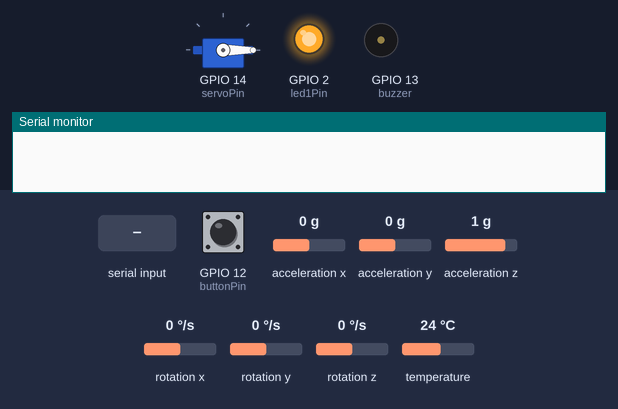
The sketch below on a simulated ESP32. On the bench: servo, output pins drawn as LEDs (lit = HIGH), buzzer (waves = sounding, pin HIGH), the last lines printed to the serial monitor. The inputs (shaded band) are chosen by the test bench; at power-on: GPIO 12 (buttonPin) LOW, acceleration z 1 g, acceleration x 0 g, acceleration y 0 g, rotation x 0 °/s, rotation y 0 °/s, rotation z 0 °/s, temperature 24 °C.

Above: at 1.2 s.
1.3 s: GPIO 12 (buttonPin) pulled HIGH for 0.15 s
At 3.2 s:
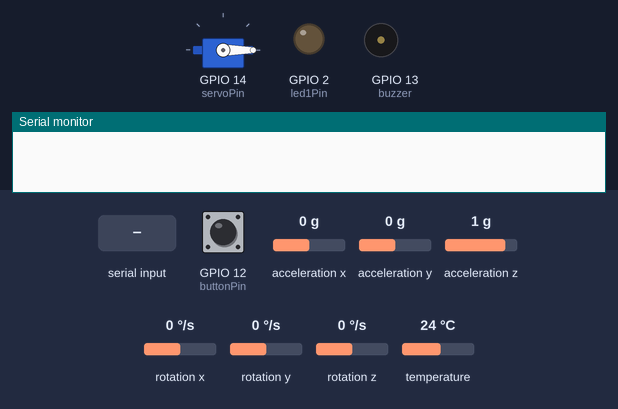
3.8 s: acceleration z set to -0.2 g
6.2 s: acceleration z set to -0.5 g
At 6.3 s:
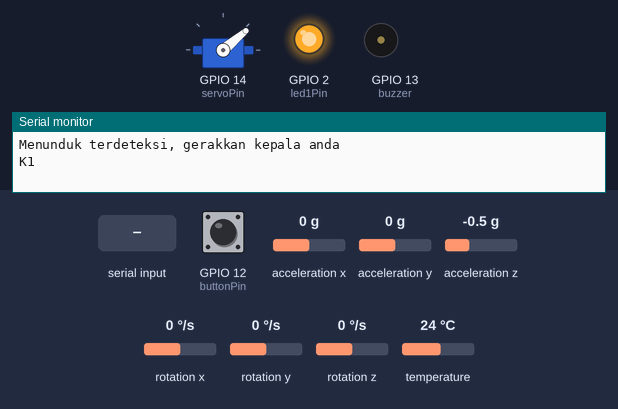
9.2 s: acceleration z set to 0.8 g
At 9.8 s:
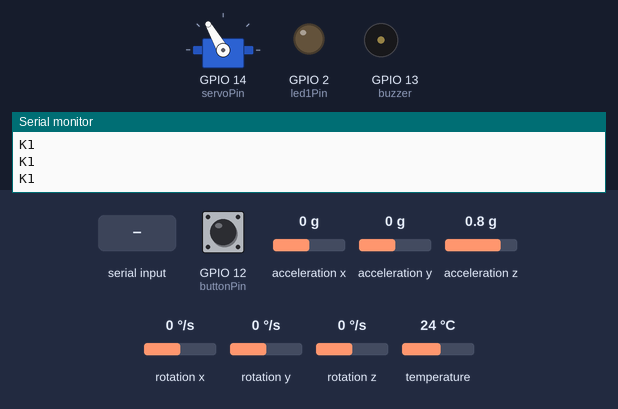
12.2 s: GPIO 12 (buttonPin) pulled HIGH for 1 s
At 12.6 s:
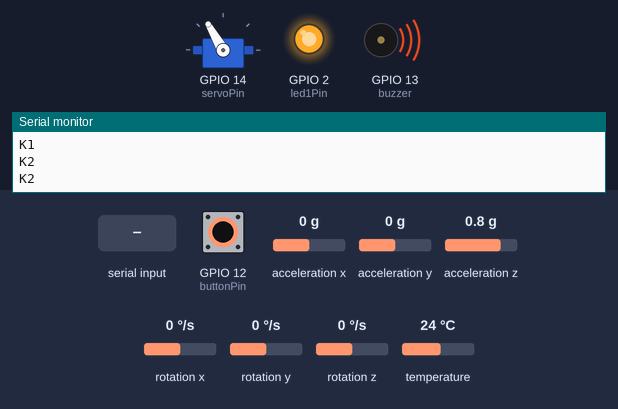
15.2 s: "S90\n" received over Serial
At 16.8 s:
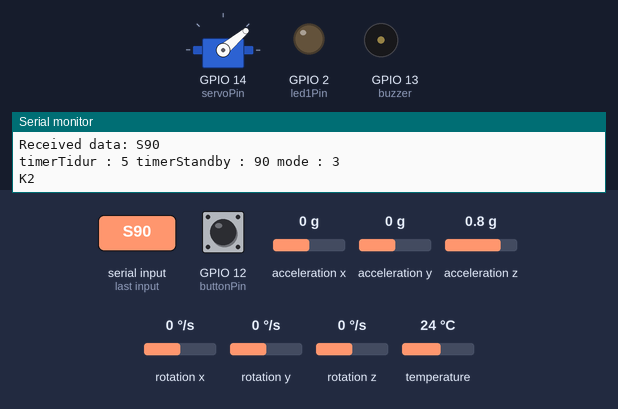
Timing chart, 0 to 18.3 s (numbered marks = the images above; inputs shaded):
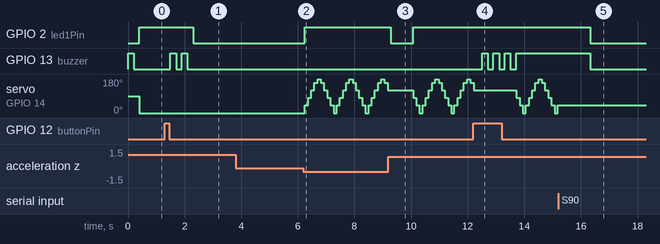

The sketch:

SSD_V3.ino
```cpp
// -------------------------------------------------------------------------------------------------------------

// IMPORT LIBRARY
#include <Adafruit_MPU6050.h>
#include <Adafruit_Sensor.h>
#include <Wire.h>
#include <Servo.h>

// BUAT STRUKTUR DATA
int timerTidur = 5;
int timerStandby = 10;
int mode = 1;               // Variabel untuk menyimpan mode saat ini
String incomingData = "";

// Template Send DAta
unsigned long previousMillis = 0;
const unsigned long interval = 1500;
String kondisi = "";
String tmpKondisi = "";
String sendKondisi = "";

// ALOKASI PIN
const int buttonPin = 12;    // Pin untuk push button
const int buzzer = 13;
const int led1Pin = 2;

// VARIABEL AWAL
// Variabel Input
int buttonState = 0;        // Variabel untuk menyimpan status button
int lastbuttonState = 0;
bool isSleep = false;

// Variabel Gyro
#define THRESHOLD_ANGLE -2.5
#define THRESHOLD_ACCELERATION 1

// Setup Servo
Servo servoMotor;
int servoPin = 14;
int pos = 0;
int increment = 40;

// SETUP VARIABEL GYRO
int headAngle = 0;
int headAccel = 0;
int lastHeadAngle = 0;
int lastHeadAccel = 0;
unsigned long lastUpdateTime = 0;
bool moving = true;

Adafruit_MPU6050 mpu;


// SETUP
void setup() {
  Serial.begin(9600);

  // INISIASI PIN INPUT DAN OUTPUT
  pinMode(buttonPin, INPUT);  // Inisialisasi buttonPin sebagai input
  pinMode(led1Pin, OUTPUT);
  pinMode(buzzer, OUTPUT);

  // SETUP SERVO
  servoMotor.attach(servoPin);

  // INISIASI GYRO SENSOR
  // Memastikan Koneksi
  if (!mpu.begin()) {
    Serial.println("Gagal terkoneksi MPU6050");
    while (1) {
      delay(10);
    }
  }
  // Inisiasi Parameter
  mpu.setHighPassFilter(MPU6050_HIGHPASS_0_63_HZ);
  mpu.setMotionDetectionThreshold(1);
  mpu.setMotionDetectionDuration(20);
  mpu.setInterruptPinLatch(true);	// Keep it latched.  Will turn off when reinitialized.
  mpu.setInterruptPinPolarity(true);
  mpu.setMotionInterrupt(true);

}

// FUNGSI MENDETEKSI APAKAH USER BERGERAK
bool isMoving(){

  if (abs(headAccel - lastHeadAccel) >= THRESHOLD_ACCELERATION) {
    return true;
  }
  return false;

}

// FUNGSI APAKAH USER MENUNDUK
bool isHeadBelowThreshold() {
  if (headAngle <= THRESHOLD_ANGLE) {
    return true;
  }
  return false;
}

// LOOP
void loop() {
  buttonState = digitalRead(buttonPin);  // Baca status button

  // Selalu update nilai string yang baru diterima oleh bluetooth
  if (Serial.available() > 0) {
    incomingData = Serial.readString();  // Read the incoming data from the serial buffer
    updateVariables(); // Jalankan fungsi updateVariables() untuk memperbarui nilai variabel sesuai dengan incomingData
    Serial.println("Received data: " + incomingData);  // Print the incoming data to the serial console
    Serial.print("timerTidur : ");
    Serial.print(timerTidur);
    Serial.print(" timerStandby : ");
    Serial.print(timerStandby);
    Serial.print(" mode : ");
    Serial.println(mode);
  }

  // PROGRAM MENENTUKAN MODE
  if (buttonState == HIGH) {   // Jika button ditekan
    mode = (mode % 3) + 1; // Tambah mode
    delay(200); // Tunggu 200 millisecond untuk debouncing
  }

  // Gunakan switch case untuk mengatur tindakan berdasarkan mode
  switch (mode) {
    case 1:
      // Bunyikan Buzzer 1 kali
      buzzerOn(1);

      // Tindakan untuk mode 1, Reset nilai
      digitalWrite(led1Pin, HIGH);
      servoMotor.write(0);
      digitalWrite(buzzer, LOW);

      break;
    case 2:
      // Bunyikan Buzzer 2 kali
      buzzerOn(2);
      // Tindakan untuk mode 2
      mainSSD(false);
      break;
    case 3:
      // Bunyikan Buzzer 3 kali
      buzzerOn(3);

      // Tindakan untuk mode 2
      mainSSD(true);
      break;
  }
}

// MAIN PROGRAM SSD
void  mainSSD(bool buzz) {

  /* Get new sensor events with the readings */
  sensors_event_t a, g, temp;
  mpu.getEvent(&a, &g, &temp);

  headAngle = a.acceleration.z;
  headAccel = sqrt(sq(g.gyro.x) + sq(g.gyro.y) + sq(g.gyro.z));

  /* Print out the values */
  // Serial.print("AccelX:");
  // Serial.print(a.acceleration.x);
  // Serial.print(",");
  // Serial.print("AccelY:");
  // Serial.print(a.acceleration.y);
  // Serial.print(",");
  // Serial.print("AccelZ:");
  // Serial.print(a.acceleration.z);
  // Serial.print(", ");
  // Serial.print("GyroX:");
  // Serial.print(g.gyro.x);
  // Serial.print(",");
  // Serial.print("GyroY:");
  // Serial.print(g.gyro.y);
  // Serial.print(",");
  // Serial.print("GyroZ:");
  // Serial.print(g.gyro.z);
  // Serial.print(",");
  // Serial.print("headAngle:");
  // Serial.print(headAngle);
  // Serial.print(",");
  // Serial.print("headAccel:");
  // Serial.print(headAccel);
  // Serial.println(" ");

  delay(10);

  // INISIASI WAKTU SEKARANG
  unsigned long currentTime = millis();
  unsigned long timeDiff = currentTime - lastUpdateTime;

  moving = isMoving();

  if (moving) {
    lastUpdateTime = currentTime;
    kondisi = "Kepala terdeteksi bergerak";
    sendKondisi = "K0";
    digitalWrite(led1Pin, HIGH);
    servoMotor.write(0);
  }

  if (!moving) {

    digitalWrite(led1Pin, LOW);
    digitalWrite(buzzer, LOW);

    if (isHeadBelowThreshold() == true && timeDiff > timerTidur * 1000){
      swipe();
      digitalWrite(led1Pin, HIGH);
      kondisi = "Menunduk terdeteksi, gerakkan kepala anda";
      sendKondisi = "K1";

      // Jika Buzz di atur On
      if(buzz){
        digitalWrite(buzzer, HIGH);
      }
      //Update value isSleep
      isSleep = true;

    }
    else if (isHeadBelowThreshold() == false && timeDiff > timerStandby * 1000)
    {
      swipe();
      digitalWrite(led1Pin, HIGH);
      kondisi = "Idle terdeteksi, gerakkan kepala anda";
      sendKondisi = "K2";

      // JIka BUzz on
      if(buzz){
        digitalWrite(buzzer, HIGH);
      }
      //Update value isSleep
      isSleep = true;
    }

    else{

      //Update value isSleep
      isSleep = false;

    }


  if( kondisi != tmpKondisi){
      tmpKondisi = kondisi;
      Serial.println(kondisi);
      Serial.println("K1");
    }
  }

  unsigned long currentMillis = millis();
  if (currentMillis - previousMillis >= interval) {
    previousMillis = currentMillis;
    Serial.println(sendKondisi);
  }


  lastHeadAngle = headAngle;
  lastHeadAccel = headAccel;
  delay(100);
}

// FUNGSI PENGGERAK SERVO
void swipe() {
  pos += increment;
  if (pos >= 180 || pos <= 0) {
    increment = -increment;
  }
  servoMotor.write(pos);
}

// PROSEDUR MEMBUNYIKAN BUZZER SEBANYAK N KALI
void buzzerOn(int n){
  while(lastbuttonState != mode){
    for (int i=0; i<n; i++){
      digitalWrite(buzzer, HIGH);
      delay(200);
      digitalWrite(buzzer, LOW);
      delay(200);
    }

    lastbuttonState = mode;
  }
}

void updateVariables() {
  if (incomingData.startsWith("T")) { // Jika incomingData diawali dengan "T"
    int newTimerTidur = incomingData.substring(1).toInt(); // Ambil nilai setelah huruf "T" dan ubah ke tipe data integer
    if (newTimerTidur != timerTidur) { // Jika nilai baru berbeda dengan nilai sebelumnya
      timerTidur = newTimerTidur; // Perbarui nilai variabel timerTidur
      Serial.print("Timer tidur diubah menjadi "); // Tampilkan pesan ke Serial Monitor
      Serial.println(timerTidur);
    }
  }

  if (incomingData.startsWith("S")) { // Jika incomingData diawali dengan "S"
    int newTimerStandby = incomingData.substring(1).toInt(); // Ambil nilai setelah huruf "S" dan ubah ke tipe data integer
    if (newTimerStandby != timerStandby) { // Jika nilai baru berbeda dengan nilai sebelumnya
      timerStandby = newTimerStandby; // Perbarui nilai variabel timerStandby
      Serial.print("Timer standby diubah menjadi "); // Tampilkan pesan ke Serial Monitor
      Serial.println(timerStandby);
    }
  }

  if (incomingData.startsWith("M")) { // Jika incomingData diawali dengan "M"
    int newMode = incomingData.substring(1).toInt(); // Ambil nilai setelah huruf "M" dan ubah ke tipe data integer
    if (newMode != mode) { // Jika nilai baru berbeda dengan nilai sebelumnya
      mode = newMode; // Perbarui nilai variabel mode
      Serial.print("Mode diubah menjadi "); // Tampilkan pesan ke Serial Monitor
      Serial.println(mode);
    }
  }

}
```

Measured:
- the behaviour switches between -0.3 and -0.4 g on acceleration z (found by bisection; images 1 and 2)
- after the input at 1.3 s, GPIO 2 (led1Pin): HIGH → LOW after 1.0 s; GPIO 13 (buzzer): alternates HIGH for 0.20 s and LOW for 0.20 s, 4 changes in all, then stays LOW, starting after 0.20 s
- after the input at 3.8 s, every drawn part: stays the same
- after the input at 6.2 s, GPIO 2 (led1Pin): LOW → HIGH after 0.05 s; servo on GPIO 14 (servoPin): 0° → 40° after 0.05 s, then repeats every 1.1 s: 80° 0.11 s, 120° 0.11 s, 160° 0.11 s, 180° 0.11 s, 160° 0.11 s, 120° 0.11 s, 80° 0.11 s, 40° 0.11 s, 0° 0.11 s, 40° 0.11 s
- after the input at 9.2 s, GPIO 2 (led1Pin): HIGH → LOW after 0.08 s, → HIGH 0.79 s later
- after the input at 12.2 s, GPIO 13 (buzzer): alternates HIGH for 0.20 s and LOW for 0.20 s, 7 changes in all, then stays HIGH, starting after 0.31 s
- after the input at 15.2 s, GPIO 2 (led1Pin), GPIO 13 (buzzer): HIGH → LOW after 1.1 s; servo on GPIO 14 (servoPin): stops changing and stays 40°
